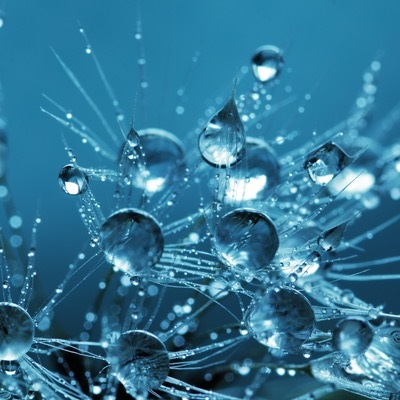
#> input picture img_3.jpg, 400 x 400 px; the run also reads 1 picture not shown here
$ python test.py
#> lines starting #> are read from the running program, lines starting #| are printed output that depends on the picture
### dwt.py
import matplotlib.pyplot as plt
from PIL import Image
from sys import getsizeof

import numpy as np
from helpers import *


# converts rgb to gray
def rgb2gray(rgb):
    return np.dot(rgb[...,:3], [0.2989, 0.5870, 0.1140])


# reading # img_3
img = plt.imread('img_3.jpg')
#> img is the input picture: shape (400, 400, 3); mean R, G, B 50.9, 118.9, 149.6
img = rgb2gray(img)

# taking the first 400x400 pixels
img = img[:400,:400]

# img = np.ones((64,64))*127


# plt.imshow(img, cmap=plt.get_cmap('gray'), vmin=0, vmax=1)


# takes a vector and a filter and do normal convolution
def filter(vec,f):
	newvec = np.convolve(vec, f)
	return newvec


# down samples the vector to half
def downsample(vec):
	vec=vec[::2]
	return vec


# upsamples by interpolating 0's
def upsample(vec):
    length = len(vec)
    newvec = np.zeros((2*length))
    for i in range(length):
        newvec[2*i]=vec[i]

    # for i in range(1,len(newvec)-1,2):
    #     newvec[i]=(newvec[i-1]+newvec[i+1])/2
    return newvec


import numpy as np


# takes a vector and a value positive if append at the end and negative if at the beginning
# and then flips the abs(value) pixels to pad the vector
def extend_vec(vec,extension_value):
    vec = list(vec)
    if(extension_value<0):
        ex = vec[1:-extension_value+1]
        ex.reverse()
        vec = ex +  vec

    elif(extension_value > 0):
        ex = vec[-extension_value-1:-1]
        ex.reverse()
        vec = vec + ex

    return np.asarray(vec)


x = [1,1,1,1,1]
y = [1,1,1,1,1]

ll = []


############################################
#discrete wavelet transform


# takes an image and an array n that represents the quantization values

def dwt(img,n):


	#taking a copy of the img
	copy_img = np.copy(img)


	h0=np.array([-1/8 , 1/4 , 3/4 , 1/4 , -1/8])

	h1=np.array([-1/2 , 1 , -1/2])

	rows, columns = img.shape
#> rows = 400; columns = 400


	######################
	# here I do filtering either low or high on the x axis then on the y axis
	# with the extension for correct convolution and then downsample
	# I repeat this for 4 times
	# then assign the final output in ll_2, lh_2, hl_2, and hh_2  ( those are the 4 block each assigned in its place)

	#     ll   lh
	#     hl   hh

	# copy img and copy_img_2 are  just helper matrcies to easily downsample and operate on the data

	copy_img = np.zeros((img.shape[0], img.shape[1]+len(h0)-1))
	for i in range(copy_img.shape[0]):
		vec = extend_vec(img[i,:],-(len(h0)-1)//2)
		vec = extend_vec(vec,(len(h0)-1)//2)
		copy_img[i,:] = vec
#> this loop made 400 passes
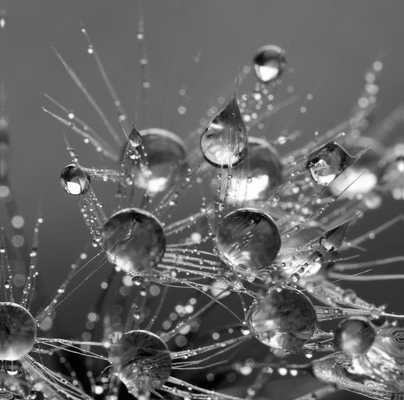
#> copy_img: shape (400, 404) float64; min 0, max 255, mean 102

	copy_img_2 = np.zeros((copy_img.shape[0]+len(h0)-1, copy_img.shape[1]))
	for i in range(copy_img_2.shape[1]):
		vec = extend_vec(copy_img[:,i],-(len(h0)-1)//2)
		vec = extend_vec(vec,(len(h0)-1)//2)
		copy_img_2[:,i] = vec
#> this loop made 404 passes

	ll_1 = np.zeros((copy_img_2.shape[0], img.shape[1]//2))
	ll_2 = np.zeros((img.shape[0]//2, ll_1.shape[1]))


	for row in range(rows):
		ll_1[row,:] = downsample(filter(copy_img_2[row,:], h0)[len(h0)-1:-len(h0)+1])


	for column in range(ll_1.shape[1]):
		ll_2 [:,column] = downsample(filter(ll_1[:, column], h0)[len(h0)-1:-len(h0)+1])


	img[0:img.shape[0]//2,0:img.shape[1]//2] = ll_2//n[0]
#> img: shape (400, 400) float64


	#######################

	copy_img = np.zeros((img.shape[0], img.shape[1]+len(h0)-1))
	for i in range(copy_img.shape[0]):
		vec = extend_vec(img[i,:],-(len(h0)-1)//2)
		vec = extend_vec(vec,(len(h0)-1)//2)
		copy_img[i,:] = vec

	copy_img_2 = np.zeros((copy_img.shape[0]+len(h1)-1, copy_img.shape[1]))
	for i in range(copy_img_2.shape[1]):
		vec = extend_vec(copy_img[:,i],-(len(h1)-1))
		copy_img_2[:,i] = vec
#> copy_img_2: shape (402, 404) float64

	lh_1 = np.zeros((copy_img_2.shape[0], img.shape[1]//2))
	lh_2 = np.zeros((img.shape[0]//2, ll_1.shape[1]))


	for row in range(rows):
		lh_1[row,:] = downsample(filter(copy_img_2[row,:], h0)[len(h0)-1:-len(h0)+1])

	for column in range(lh_1.shape[1]):
		lh_2 [:,column] = downsample(filter(lh_1[:,column], h1)[len(h1)-1:-len(h1)+1])


	img[0:img.shape[0]//2,img.shape[1]//2:] = lh_2//n[1]

	#######################

	copy_img = np.zeros((img.shape[0], img.shape[1]+len(h1)-1))
	for i in range(copy_img.shape[0]):
		vec = extend_vec(img[i,:],-(len(h1)-1))
		copy_img[i,:] = vec
#> copy_img: shape (400, 402) float64

	copy_img_2 = np.zeros((copy_img.shape[0]+len(h0)-1, copy_img.shape[1]))
	for i in range(copy_img_2.shape[1]):
		vec = extend_vec(copy_img[:,i],-(len(h0)-1)//2)
		vec = extend_vec(vec,(len(h0)-1)//2)
		copy_img_2[:,i] = vec
#> copy_img_2: shape (404, 402) float64

	hl_1 = np.zeros((copy_img_2.shape[0], img.shape[1]//2))
	hl_2 = np.zeros((img.shape[0]//2, hl_1.shape[1]))


	for row in range(rows):
		hl_1[row,:] = downsample(filter(copy_img_2[row,:], h1)[len(h1)-1:-len(h1)+1])

	for column in range(hl_1.shape[1]):
		hl_2 [:,column] = downsample(filter(hl_1[:,column], h0)[len(h0)-1:-len(h0)+1])


	img[img.shape[0]//2:,0:img.shape[1]//2] = hl_2//n[2]


	#######################
	copy_img = np.zeros((img.shape[0], img.shape[1]+len(h1)-1))
	for i in range(copy_img.shape[0]):
		vec = extend_vec(img[i,:],-(len(h1)-1))
		copy_img[i,:] = vec

	copy_img_2 = np.zeros((copy_img.shape[0]+len(h1)-1, copy_img.shape[1]))
	for i in range(copy_img_2.shape[1]):
		vec = extend_vec(copy_img[:,i],-(len(h1)-1))
		copy_img_2[:,i] = vec
#> copy_img_2: shape (402, 402) float64

	hh_1 = np.zeros((copy_img_2.shape[0], img.shape[1]//2))
	hh_2 = np.zeros((img.shape[0]//2, hh_1.shape[1]))

	for row in range(rows):
		hh_1[row,:] = downsample(filter(copy_img[row,:], h1)[len(h1)-1:-len(h1)+1])

	for column in range(hh_1.shape[1]):
		hh_2 [:,column] = downsample(filter(hh_1[:,column], h1)[len(h1)-1:-len(h1)+1])


	img[img.shape[0]//2:,img.shape[1]//2:] = hh_2//n[3]

	#######################


	return img


quantization_array = [4,19,31,49]

img = dwt(img, quantization_array)
img[0:img.shape[0]//2,0:img.shape[1]//2] = dwt(img[0:img.shape[0]//2,0:img.shape[1]//2], quantization_array)
#> after the loop in dwt (call 2), `for row in range(rows):`:
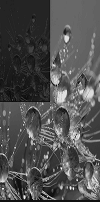
#> lh_1: shape (202, 100) float64; min -5.12, max 73.25, mean 19.6; drawn with min black and max white
#> after the loop in dwt (call 2), `for column in range(hl_1.shape[1]):`:
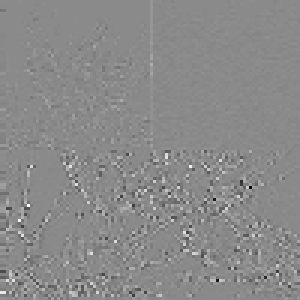
#> hl_2: shape (100, 100) float64 (shown 3 times larger); min -35.19, max 29.75, mean 0; drawn with min black and max white
#> after the loop in dwt (call 2), `for i in range(copy_img_2.shape[1]):`:
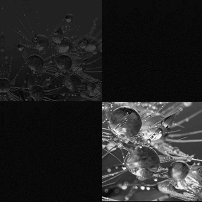
#> copy_img_2: shape (202, 202) float64; min -3, max 66, mean 7.1; drawn with min black and max white
#> after the loop in dwt (call 2), `for row in range(rows):`:
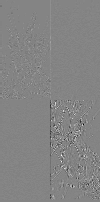
#> hh_1: shape (202, 100) float64; min -39.5, max 36.5, mean 0; drawn with min black and max white
#> after the loop in dwt (call 2), `for column in range(hh_1.shape[1]):`:
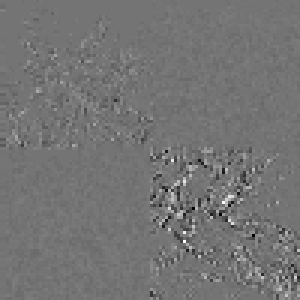
#> hh_2: shape (100, 100) float64 (shown 3 times larger); min -26, max 31, mean 0; drawn with min black and max white
#> img: shape (400, 400) float64
img[0:img.shape[0]//4,0:img.shape[1]//4] = dwt(img[0:img.shape[0]//4,0:img.shape[1]//4], quantization_array)
#> after the loop in dwt (call 3), `for row in range(rows):`:
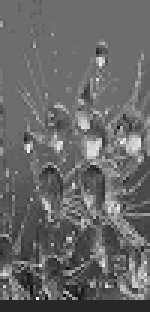
#> ll_1: shape (104, 50) float64 (shown 3 times larger); min -3.38, max 18.5, mean 5.58; drawn with min black and max white


###########################################################


# 2d to 1d
one_d = takestwoD(img)

# run length
run_length_encoded = run_length(one_d)


# huffman encoding
huffman  = Huffman_encoding()
huffman_encoded = huffman.compress(run_length_encoded)


from sys import getsizeof

# getting the size of raw image
print("size of image in bits:")
print(getsizeof(one_d))
print("\n\n")

# print(len(run_length_encoded))


#####
# doing decoding

# size of compressed image
print("size of compressed in bits:")
print(len(huffman_encoded))
print("\n\n")
huffman_decoded = huffman.decode_text(huffman_encoded)
run_length_decoded = reverse_run_length(run_length_encoded)


two_d = takesoneD(run_length_decoded, img.shape[0], img.shape[1])


############################################################################
# inverse discrete wavelet transform


# here is the inverse dwt

# almost the same operations but reversed

def idwt(img,n):


	g0=np.array([1/2 , 1 , 1/2])  #-2  -1  0

	g1=np.array([ -1/8 , -1/4 , 3/4 , -1/4 , -1/8 ])  #  -1   0  1  2  3

	rows , columns = img.shape


	#creating 2 helper arrays to manipulate the input
	# then do the operation 4 times

	# x_1 is what is retreived from ll block
	# x_2 is what is retreived from lh block
	# x_3 is what is retreived from hl block
	# x_4 is what is retreived from hh block


	x1 = np.zeros((img.shape[0],img.shape[1]//2))
	x3 = np.zeros((img.shape[0],img.shape[1]//2))


	for column in range(columns//2):
		upsampled = upsample(img[0:img.shape[0]//2,column]*n[0])
		upsampled = extend_vec(upsampled,-(len(g0)-1))

	for column in range(columns//2):
		upsampled = upsample(img[img.shape[0]//2:,column]*n[2])
		upsampled = extend_vec(upsampled,-(len(g0)-1))
		x1[:,column] = filter(upsampled, g0)[len(g0)-1:-len(g0)+1]


	x2 = np.zeros((img.shape[0],img.shape[1]//2))
	x4 = np.zeros((img.shape[0],img.shape[1]//2))

	for column in range(columns//2):
		upsampled = upsample(img[img.shape[0]//2:,column]*n[1])
		upsampled = extend_vec(upsampled,-1)
		upsampled = extend_vec(upsampled, 3)
		x2[:,column] = filter(upsampled, g1)[len(g1)-1:-len(g1)+1]


	for column in range(columns//2):
		upsampled = upsample(img[img.shape[0]//2:,column]*n[1])
		upsampled = extend_vec(upsampled,-1)
		upsampled = extend_vec(upsampled, 3)
		x4[:,column] = filter(upsampled, g1)[len(g1)-1:-len(g1)+1]


	######################


	x_1 = x1 + x2
	x_2 = x3 + x4

	x_11 = np.zeros(img.shape)
	x_22 = np.zeros(img.shape)


	for row in range(x_1.shape[0]):
		upsampled = upsample(x_1[row,:])
		upsampled = extend_vec(upsampled,-(len(g0)-1))
		x_11[row,:] = filter(upsampled, g0)[len(g0)-1:-len(g0)+1]


	for column in range(columns//2):
		upsampled = upsample(x_1[row,:])
		upsampled = extend_vec(upsampled,-1)
		upsampled = extend_vec(upsampled, 3)
		x_22[:,column] = filter(upsampled, g1)[len(g1)-1:-len(g1)+1]


	return (x_11 + x_22)


# img[0:img.shape[0]//4,0:img.shape[1]//4] = idwt(img[0:img.shape[0]//4,0:img.shape[1]//4],[1,1,1,1])
# img[0:img.shape[0]//2,0:img.shape[1]//2] = idwt(img[0:img.shape[0]//2,0:img.shape[1]//2], [1,1,1,1])
# img = idwt(img,[1,1,1,1])

# img = two_d

img[0:img.shape[0]//4,0:img.shape[1]//4] = idwt(img[0:img.shape[0]//4,0:img.shape[1]//4], quantization_array)
img[0:img.shape[0]//2,0:img.shape[1]//2] = idwt(img[0:img.shape[0]//2,0:img.shape[1]//2], quantization_array)
img = idwt(img, quantization_array)


print(img.shape)
plt.imshow(img, cmap = "gray")
#print(img)

### helpers.py
import matplotlib.pyplot as plt
from PIL import Image
import numpy as np
import math


def rgb2gray(rgb):
    return np.dot(rgb[...,:3], [0.2989, 0.5870, 0.1140])

# [36 lines left out: functions fixdims, getbasis, DCT, IDCT, not called in this run]

def quantize(DCTmat,Q):
  DCTmat=np.divide(DCTmat,Q)
  DCTmat=np.round(DCTmat)

def dequantize(DCTmat,Q):
  DCTmat=np.multiply(DCTmat,Q)

def error(oimg,nimg):
  return np.sum(np.square(np.subtract(oimg,nimg)))

#########################################################################
#zigzag transformation

def takestwoD(arr):
  arr = np.asarray(arr);
  m , n = arr.shape
  result = [0 for i in range(n*m)]
  result = np.asarray(result);


  count = 0;
  for i in range(0,n + m):
    if(i%2 == 0):
      x = 0;
      y = 0;
      if (i<m):
        x = i;
      else:
        x = m - 1;
      if (i<m):
        y = 0;
      else:
        y = i - m + 1;
      while (x >= 0 and y < n):
        result[count] = arr[x][y];
        count = count +1;
        x = x - 1;
        y = y + 1;
    else:
      x = 0;
      y = 0;
      if (i<n):
        x = 0;
      else:
        x = i - n + 1;
      if (i<n):
        y = i;
      else:
        y = n - 1;
      while (x < m and y >= 0):
        result[count] = arr[x][y];
        count = count +1;
        x = x + 1;
        y = y - 1;
  return np.asarray(result);

#########################################################################
#inverse zigzag transformation
#Generic Code
#1D to 2D
def takesoneD(arr,rows,cols):
  m = rows;
  n = cols;
  result = [[0 for i in range(n)] for j in range(m)]
  result = np.asarray(result)
  arr = np.asarray(arr);


  count = 0;
  for i in range(0,n + m):
    if(i%2 == 0):
      x = 0;
      y = 0;
      if (i<m):
        x = i;
      else:
        x = m - 1;
      if (i<m):
        y = 0;
      else:
        y = i - m + 1;
      while (x >= 0 and y < n):
        result[x][y] = arr[count];
        count = count +1;
        x = x - 1;
        y = y + 1;
    else:
      x = 0;
      y = 0;
      if (i<n):
        x = 0;
      else:
        x = i - n + 1;
      if (i<n):
        y = i;
      else:
        y = n - 1;
      while (x < m and y >= 0):
        result[x][y] = arr[count];
        count = count +1;
        x = x + 1;
        y = y - 1;
  return np.asarray(result);

#########################################################################
## run length
def run_length(st):

    #prob_0 = count_0 / len(st)
    #prob_1 = count_1 / len(st)


    #print(prob_0//prob_1)

    st = list(st)
    list_1 = []
    encoded = []

    for i in range(len(st)):

        if(st[i]!=0):

            length = len(list_1)
            if(length > 0):
                list_1 = []
                encoded.append(0)
                encoded.append(length)
                encoded.append(st[i])
            else:
                encoded.append(st[i])
        else:
            list_1.append(0)

    length = len(list_1)
    if(length > 0):
        list_1 = []
        encoded.append(0)
        encoded.append(length)
    encoded = np.asarray(encoded)
    return encoded

########################################
## reverse run_length

def reverse_run_length(encoded):
    encoded  = list(encoded)
    decoded = []

    flag= 0
    for i in range(len(encoded)):

      if (flag ==0):

        if(encoded[i]!=0):
          flag =0
          decoded.append(encoded[i])

        elif(encoded[i]==0):
          for j in range(encoded[i+1]):
            decoded.append(0)
          flag = 1
          continue

      flag = 0

    return decoded


########################################
## Huffman encoding

import heapq
import os

class node:
    def __init__(self, symbol, frequency):
        self.symbol = symbol
        self.freq = frequency
        self.left = None
        self.right = None


    def __lt__(self, other):
        if(other == None):
            return -1
        if(not isinstance(other, node)):
            return -1

        return self.freq > other.freq


class Huffman_encoding:
    def __init__(self):
        self.heap = []    # for sorting
        self.codes = {}  # the mapping from symbol to code
        self.reverse_mapping = {} # the mapping from code to symbol


    # this counts frequency of each symbol
    def make_freq_dict(self, message):
        frequency = {}
        for symbol in message:
            if not symbol in frequency:
                frequency[symbol] = 0

            frequency[symbol] += 1
#> this loop made 149798 passes
#> symbol on passes 3 to 5: 1, 1, 1

        return frequency


    # builds the heap
    def build_heap(self, frequency):
        for key in frequency:
            n = node(key, -frequency[key])
            heapq.heappush(self.heap, n)
#> this loop made 39 passes
#> key on passes 3 to 14: 0, -1, 3, 4, 14, 5, 7, 8, 9, 6, 11, 15

    # merge the nodes of the least 2 probablistic symbols
    def merge_nodes(self):
        while(len(self.heap)> 1):
            node_1 = heapq.heappop(self.heap)
            node_2 = heapq.heappop(self.heap)

            merged_node = node(None, node_1.freq + node_2.freq)
            merged_node.left = node_1
            merged_node.right = node_2

            heapq.heappush(self.heap, merged_node)
#> this loop made 38 passes


    # builds the code of each symbol
    def helper_function(self, root, code):
        if (root == None):
            return

        if (root.symbol != None):
            self.codes[root.symbol] = code
            self.reverse_mapping[code] = root.symbol
            return

        self.helper_function(root.left, code + "0")
        self.helper_function(root.right, code + "1")

    # getting the code
    def make_codes(self):
        root = heapq.heappop(self.heap)
        code = ""
        self.helper_function(root, code)


    # getting the encoded message
    def get_encoded_message(self, message):
        encoded_message = ""
        for m in message:
            encoded_message += self.codes[m]
#> this loop made 149798 passes
#| 1280112
#| 330736

        return encoded_message


    # wrapper of all huffman functions
    def compress(self, message):


        freq = self.make_freq_dict(message=message)
        self.build_heap(freq)
        self.merge_nodes()
        self.make_codes()
        encoded_message = self.get_encoded_message(message)


        print("Compressed")
        return encoded_message


    def decode_text(self, encoded_text):
        current_code = ""
        decoded_text = []

        for bit in encoded_text:
            current_code += bit
            if(current_code in self.reverse_mapping):
                character = self.reverse_mapping[current_code]
                decoded_text.append(character)
                current_code = ""

        return decoded_text
      ###################################################################3
      #Encoding function
# [41 lines left out: functions encode, decode, not called in this run]

### test.py
import matplotlib.pyplot as plt
from PIL import Image
from sys import getsizeof

import numpy as np
from helpers import *
from dwt import *
#| (400, 400)


# converts rgb to gray
def rgb2gray(rgb):
    return np.dot(rgb[...,:3], [0.2989, 0.5870, 0.1140])


# reading # img_3
img = plt.imread('t1.bmp')
img = rgb2gray(img)

# taking the first 400x400 pixels
img = img[:400,:400]


quantization_array = [4,19,31,49]

img = dwt(img, quantization_array)
img[0:img.shape[0]//2,0:img.shape[1]//2] = dwt(img[0:img.shape[0]//2,0:img.shape[1]//2], quantization_array)
img[0:img.shape[0]//4,0:img.shape[1]//4] = dwt(img[0:img.shape[0]//4,0:img.shape[1]//4], quantization_array)


img = idwt(img, quantization_array)
